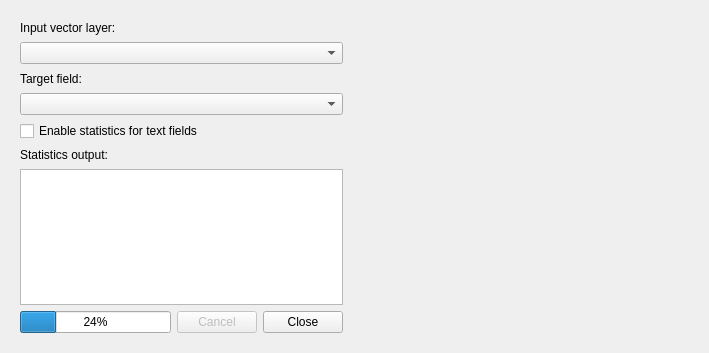
<ui version="4.0" >
 <class>dlgStatistics</class>
 <widget class="QDialog" name="dlgStatistics" >
  <property name="geometry" >
   <rect>
    <x>0</x>
    <y>0</y>
    <width>705</width>
    <height>349</height>
   </rect>
  </property>
  <property name="windowTitle" >
   <string>Statist: Field statistics</string>
  </property>
  <layout class="QHBoxLayout" name="horizontalLayout_2" >
   <item>
    <widget class="QWidget" native="1" name="widgetStats" >
     <property name="minimumSize" >
      <size>
       <width>341</width>
       <height>331</height>
      </size>
     </property>
     <layout class="QGridLayout" name="gridLayout" >
      <item row="0" column="0" >
       <widget class="QLabel" name="lblLayer" >
        <property name="text" >
         <string>Input vector layer:</string>
        </property>
       </widget>
      </item>
      <item row="1" column="0" colspan="2" >
       <widget class="QComboBox" name="cmbLayers" />
      </item>
      <item row="2" column="0" colspan="2" >
       <widget class="QLabel" name="lblField" >
        <property name="text" >
         <string>Target field:</string>
        </property>
       </widget>
      </item>
      <item row="3" column="0" colspan="2" >
       <widget class="QComboBox" name="cmbFields" />
      </item>
      <item row="4" column="0" colspan="2" >
       <widget class="QCheckBox" name="chkUseTextFields" >
        <property name="text" >
         <string>Enable statistics for text fields</string>
        </property>
       </widget>
      </item>
      <item row="5" column="0" colspan="2" >
       <widget class="QLabel" name="lblResult" >
        <property name="text" >
         <string>Statistics output:</string>
        </property>
       </widget>
      </item>
      <item row="6" column="0" colspan="2" >
       <widget class="QListWidget" name="lstStatistics" >
        <property name="maximumSize" >
         <size>
          <width>16777215</width>
          <height>136</height>
         </size>
        </property>
        <property name="alternatingRowColors" >
         <bool>true</bool>
        </property>
       </widget>
      </item>
      <item row="7" column="0" >
       <widget class="QProgressBar" name="progressBar" >
        <property name="value" >
         <number>24</number>
        </property>
       </widget>
      </item>
      <item row="7" column="1" >
       <layout class="QHBoxLayout" name="horizontalLayout" >
        <item>
         <widget class="QPushButton" name="btnStop" >
          <property name="enabled" >
           <bool>false</bool>
          </property>
          <property name="text" >
           <string>Cancel</string>
          </property>
         </widget>
        </item>
        <item>
         <widget class="QDialogButtonBox" name="buttonBox" >
          <property name="orientation" >
           <enum>Qt::Horizontal</enum>
          </property>
          <property name="standardButtons" >
           <set>QDialogButtonBox::Close</set>
          </property>
         </widget>
        </item>
       </layout>
      </item>
     </layout>
    </widget>
   </item>
   <item>
    <widget class="QWidget" native="1" name="widgetPlot" >
     <property name="sizePolicy" >
      <sizepolicy vsizetype="Expanding" hsizetype="Expanding" >
       <horstretch>0</horstretch>
       <verstretch>0</verstretch>
      </sizepolicy>
     </property>
     <property name="minimumSize" >
      <size>
       <width>340</width>
       <height>330</height>
      </size>
     </property>
    </widget>
   </item>
  </layout>
 </widget>
 <resources/>
 <connections>
  <connection>
   <sender>buttonBox</sender>
   <signal>accepted()</signal>
   <receiver>dlgStatistics</receiver>
   <slot>accept()</slot>
   <hints>
    <hint type="sourcelabel" >
     <x>248</x>
     <y>254</y>
    </hint>
    <hint type="destinationlabel" >
     <x>157</x>
     <y>274</y>
    </hint>
   </hints>
  </connection>
  <connection>
   <sender>buttonBox</sender>
   <signal>rejected()</signal>
   <receiver>dlgStatistics</receiver>
   <slot>reject()</slot>
   <hints>
    <hint type="sourcelabel" >
     <x>316</x>
     <y>260</y>
    </hint>
    <hint type="destinationlabel" >
     <x>286</x>
     <y>274</y>
    </hint>
   </hints>
  </connection>
 </connections>
</ui>
